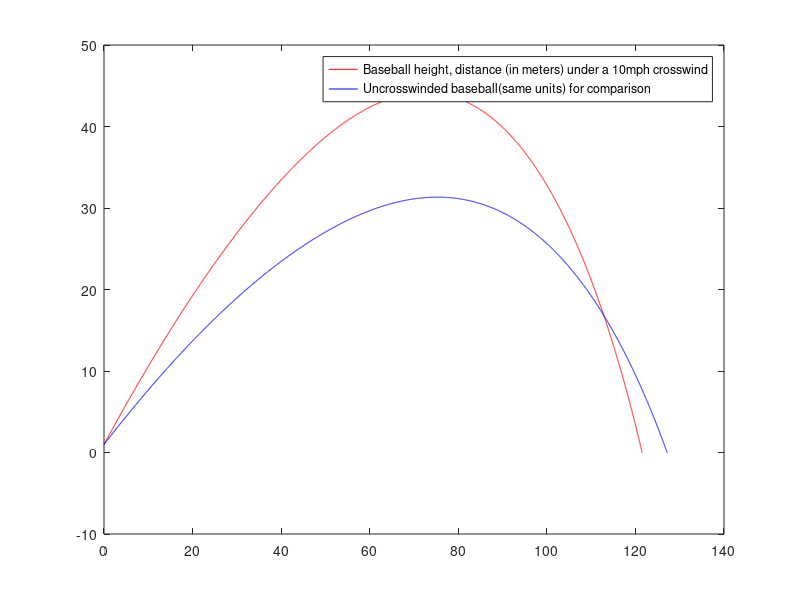

Write the MATLAB code that produced this figure.
%Spencer Krum
%April 21, 2011
%PH 322 problem 3_1 which is actually 2_14


%Text of the Problem:

%Consider the effect of a crosswind on the trajectory of a fly ball. How much will a wind of 10mph directed at right andles to the initial velocity alter the place where one of the fly balls in Figure 2.7 lands?

%General plan of solution:
%   1) Construct working Baseball simulator
%   2) Add in crosswind by introducing a new Z component
%       a) Total velocity is now v = sqrt(x^2 + y^2 + z^2) 
%       b) Need a new angle phi, for direction in Z-X plane

%general form of euler Val(t + dt) = val(T) + dval(t) * dt

%Clear all previous functions
clear
close all

%Print name of Problem

fprintf('%s', 'Baseball with a 10mph crosswind')

%precalculation

% 10 mph = 4.4704 meters / second


%setup consts
%all velocities in m/s

crosswind = 4.4704
initial_height = 1
powerhitter_initial_velocity = 49
v = 1 %m/s
vd = 35  %m/s 
delta = 5 %m/s
b2m = 0.0039 + (0.0058/ (1 + exp(v - vd)* delta))

a = 6.5e-3
To = 25
alpha = 2.5

%setup time domain
dt = .001;
t1 = 0;
t2 = 12;
t = t1:dt:t2;

%initial speed is composed of vx and vy initial
x(1) = 0;
z(1) = 0;
vx(1) = sin(pi/4)*49; %45 degree angle, 110mph(49m/s)
vz(1) = 0
vy(1) = cos(pi/4)*49;
y(1) = 1;
v(1) = sqrt((vx(1)).^2 + (vy(1)).^2);
g = 9.8

%for loop three times
for k=1:length(t)-1,
    b2 = 4e-5;
    po = 1;
    p = po *(1 - a * y(k) / To).^alpha;
    b2 = b2 * p/po;
    v(k) = sqrt((vx(k)).^2 + (vy(k)).^2 )+ (vz(k).^2);
    b2 = 0.0039 + (0.0058/ (1 + exp(v(k) - vd)* delta));

    x(k + 1) = x(k) + vx(k) * dt;
    z(k + 1) = z(k) + vz(k) * dt;
    vx(k +1) = vx(k) + - b2 * v(k) * vx(k) *dt;
    y(k + 1) = y(k) + vy(k) * dt;
    vy(k +1) = vy(k) + - b2 * v(k) * vy(k) *dt - g*dt;
    vz(k +1) = vz(k) + - b2 * v(k) * vz(k) * dt;
    fprintf('T:\t%f\tV:\t%f\n', t(k),v(k))
    if length(y) > 100 %this little abominiation kills the execution if we've done more than 100 iterations and if the ball has hit the ground, or, to be more specific, has dropped below the ground and tunneled into the earth
        if y(k) < 0
            break
        end
    end

end
%initial speed is composed of vx and vy initial

%path not involving a crosswind
x1(1) = 0;
vx1(1) = cos(.610)* 49;
vy1(1) = sin(.610)* 49;
y1(1) = 1;
v(1) = sqrt((vx1(1)).^2 + (vy1(1)).^2);
g = 9.8

for k=1:length(t)-1,
    b2 = 4e-5;
    po = 1;
    p = po *(1 - a * y1(k) / To).^alpha;
    b2 = b2 * p/po;
    v(k) = sqrt((vx1(k)).^2 + (vy1(k)).^2);
    b2 = 0.0039 + (0.0058/ (1 + exp(v(k) - vd)* delta));

    x1(k + 1) = x1(k) + vx1(k) * dt;
    vx1(k +1) = vx1(k) + - b2 * v(k) * vx1(k) *dt;
    y1(k + 1) = y1(k) + vy1(k) * dt;
    vy1(k +1) = vy1(k) + - b2 * v(k) * vy1(k) *dt - g*dt;
    fprintf('T:\t%f\tV:\t%f\n', t(k),v(k))
    if length(y1) > 100 && y1(k) < 0
        break
    end

end

diff = x1(end) - x(end)

fprintf('The two balls traveled a difference of %f meters', diff)

plot(x,y, 'r', x1,y1,'b' )

%plot(x,y, 'r')
legend('Baseball height, distance (in meters) under a 10mph crosswind', 'Uncrosswinded baseball(same units) for comparison')
pause()
